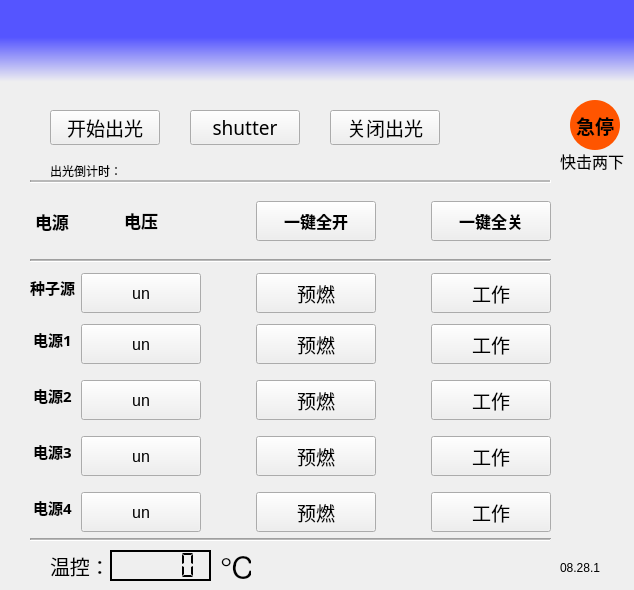
<?xml version="1.0" encoding="UTF-8"?>
<ui version="4.0">
 <class>Control</class>
 <widget class="QMainWindow" name="Control">
  <property name="windowModality">
   <enum>Qt::WindowModal</enum>
  </property>
  <property name="geometry">
   <rect>
    <x>0</x>
    <y>0</y>
    <width>634</width>
    <height>590</height>
   </rect>
  </property>
  <property name="minimumSize">
   <size>
    <width>634</width>
    <height>550</height>
   </size>
  </property>
  <property name="maximumSize">
   <size>
    <width>634</width>
    <height>650</height>
   </size>
  </property>
  <property name="windowTitle">
   <string>控制系统</string>
  </property>
  <property name="windowIcon">
   <iconset>
    <normaloff>res/logo2.jpg</normaloff>res/logo2.jpg</iconset>
  </property>
  <property name="windowOpacity">
   <double>1.000000000000000</double>
  </property>
  <property name="styleSheet">
   <string notr="true">QPushButton:checked{background-color:rgb(0,255,0);border:groove}</string>
  </property>
  <property name="toolButtonStyle">
   <enum>Qt::ToolButtonIconOnly</enum>
  </property>
  <property name="tabShape">
   <enum>QTabWidget::Triangular</enum>
  </property>
  <widget class="QWidget" name="centralwidget">
   <property name="sizePolicy">
    <sizepolicy hsizetype="Expanding" vsizetype="Expanding">
     <horstretch>0</horstretch>
     <verstretch>0</verstretch>
    </sizepolicy>
   </property>
   <widget class="QLabel" name="label">
    <property name="geometry">
     <rect>
      <x>0</x>
      <y>0</y>
      <width>1121</width>
      <height>82</height>
     </rect>
    </property>
    <property name="sizePolicy">
     <sizepolicy hsizetype="Expanding" vsizetype="Maximum">
      <horstretch>0</horstretch>
      <verstretch>0</verstretch>
     </sizepolicy>
    </property>
    <property name="maximumSize">
     <size>
      <width>16777215</width>
      <height>82</height>
     </size>
    </property>
    <property name="styleSheet">
     <string notr="true">background-color:
qlineargradient(spread:pad, x1:1, y1:0.455, x2:1, y2:1, stop:0 rgba(85, 85, 255, 255), stop:1 rgba(240, 240, 240, 255))</string>
    </property>
    <property name="text">
     <string/>
    </property>
    <property name="pixmap">
     <pixmap>res/logo2019.png</pixmap>
    </property>
    <property name="margin">
     <number>1</number>
    </property>
   </widget>
   <widget class="QWidget" name="dianyuanbufen" native="true">
    <property name="geometry">
     <rect>
      <x>30</x>
      <y>180</y>
      <width>521</width>
      <height>361</height>
     </rect>
    </property>
    <property name="sizePolicy">
     <sizepolicy hsizetype="Expanding" vsizetype="Expanding">
      <horstretch>0</horstretch>
      <verstretch>0</verstretch>
     </sizepolicy>
    </property>
    <property name="styleSheet">
     <string notr="true">QPushButton:checked{background-color:rgb(0, 255, 0);border:groove}</string>
    </property>
    <layout class="QGridLayout" name="guochan">
     <item row="7" column="3">
      <widget class="QPushButton" name="pre4">
       <property name="sizePolicy">
        <sizepolicy hsizetype="Minimum" vsizetype="Minimum">
         <horstretch>0</horstretch>
         <verstretch>0</verstretch>
        </sizepolicy>
       </property>
       <property name="minimumSize">
        <size>
         <width>120</width>
         <height>40</height>
        </size>
       </property>
       <property name="maximumSize">
        <size>
         <width>100</width>
         <height>30</height>
        </size>
       </property>
       <property name="font">
        <font>
         <family>新宋体</family>
         <pointsize>14</pointsize>
         <weight>50</weight>
         <bold>false</bold>
        </font>
       </property>
       <property name="styleSheet">
        <string notr="true"/>
       </property>
       <property name="text">
        <string>预燃</string>
       </property>
       <property name="checkable">
        <bool>true</bool>
       </property>
       <property name="checked">
        <bool>false</bool>
       </property>
      </widget>
     </item>
     <item row="7" column="0" alignment="Qt::AlignHCenter">
      <widget class="QLabel" name="pw4_test">
       <property name="sizePolicy">
        <sizepolicy hsizetype="Fixed" vsizetype="Minimum">
         <horstretch>0</horstretch>
         <verstretch>0</verstretch>
        </sizepolicy>
       </property>
       <property name="minimumSize">
        <size>
         <width>20</width>
         <height>50</height>
        </size>
       </property>
       <property name="baseSize">
        <size>
         <width>2</width>
         <height>0</height>
        </size>
       </property>
       <property name="font">
        <font>
         <family>新宋体</family>
         <pointsize>11</pointsize>
         <weight>75</weight>
         <bold>true</bold>
        </font>
       </property>
       <property name="styleSheet">
        <string notr="true"/>
       </property>
       <property name="text">
        <string>电源3</string>
       </property>
      </widget>
     </item>
     <item row="6" column="5">
      <widget class="QPushButton" name="on3">
       <property name="sizePolicy">
        <sizepolicy hsizetype="Minimum" vsizetype="Minimum">
         <horstretch>0</horstretch>
         <verstretch>0</verstretch>
        </sizepolicy>
       </property>
       <property name="minimumSize">
        <size>
         <width>120</width>
         <height>40</height>
        </size>
       </property>
       <property name="maximumSize">
        <size>
         <width>100</width>
         <height>30</height>
        </size>
       </property>
       <property name="font">
        <font>
         <family>新宋体</family>
         <pointsize>14</pointsize>
         <weight>50</weight>
         <bold>false</bold>
        </font>
       </property>
       <property name="focusPolicy">
        <enum>Qt::StrongFocus</enum>
       </property>
       <property name="styleSheet">
        <string notr="true"/>
       </property>
       <property name="text">
        <string>工作</string>
       </property>
       <property name="checkable">
        <bool>true</bool>
       </property>
      </widget>
     </item>
     <item row="5" column="0" alignment="Qt::AlignHCenter">
      <widget class="QLabel" name="pw2_test">
       <property name="sizePolicy">
        <sizepolicy hsizetype="Fixed" vsizetype="Minimum">
         <horstretch>0</horstretch>
         <verstretch>0</verstretch>
        </sizepolicy>
       </property>
       <property name="minimumSize">
        <size>
         <width>20</width>
         <height>50</height>
        </size>
       </property>
       <property name="baseSize">
        <size>
         <width>2</width>
         <height>0</height>
        </size>
       </property>
       <property name="font">
        <font>
         <family>新宋体</family>
         <pointsize>11</pointsize>
         <weight>75</weight>
         <bold>true</bold>
        </font>
       </property>
       <property name="styleSheet">
        <string notr="true"/>
       </property>
       <property name="text">
        <string>电源1</string>
       </property>
      </widget>
     </item>
     <item row="3" column="0" colspan="6">
      <widget class="Line" name="line">
       <property name="contextMenuPolicy">
        <enum>Qt::NoContextMenu</enum>
       </property>
       <property name="styleSheet">
        <string notr="true">background-color{rgb(0, 0, 0)}</string>
       </property>
       <property name="midLineWidth">
        <number>1</number>
       </property>
       <property name="orientation">
        <enum>Qt::Horizontal</enum>
       </property>
      </widget>
     </item>
     <item row="8" column="5">
      <widget class="QPushButton" name="on5">
       <property name="sizePolicy">
        <sizepolicy hsizetype="Minimum" vsizetype="Minimum">
         <horstretch>0</horstretch>
         <verstretch>0</verstretch>
        </sizepolicy>
       </property>
       <property name="minimumSize">
        <size>
         <width>120</width>
         <height>40</height>
        </size>
       </property>
       <property name="maximumSize">
        <size>
         <width>100</width>
         <height>30</height>
        </size>
       </property>
       <property name="font">
        <font>
         <family>新宋体</family>
         <pointsize>14</pointsize>
         <weight>50</weight>
         <bold>false</bold>
        </font>
       </property>
       <property name="focusPolicy">
        <enum>Qt::StrongFocus</enum>
       </property>
       <property name="styleSheet">
        <string notr="true"/>
       </property>
       <property name="text">
        <string>工作</string>
       </property>
       <property name="checkable">
        <bool>true</bool>
       </property>
      </widget>
     </item>
     <item row="7" column="5">
      <widget class="QPushButton" name="on4">
       <property name="sizePolicy">
        <sizepolicy hsizetype="Minimum" vsizetype="Minimum">
         <horstretch>0</horstretch>
         <verstretch>0</verstretch>
        </sizepolicy>
       </property>
       <property name="minimumSize">
        <size>
         <width>120</width>
         <height>40</height>
        </size>
       </property>
       <property name="maximumSize">
        <size>
         <width>100</width>
         <height>30</height>
        </size>
       </property>
       <property name="font">
        <font>
         <family>新宋体</family>
         <pointsize>14</pointsize>
         <weight>50</weight>
         <bold>false</bold>
        </font>
       </property>
       <property name="focusPolicy">
        <enum>Qt::StrongFocus</enum>
       </property>
       <property name="styleSheet">
        <string notr="true"/>
       </property>
       <property name="text">
        <string>工作</string>
       </property>
       <property name="checkable">
        <bool>true</bool>
       </property>
      </widget>
     </item>
     <item row="5" column="1">
      <widget class="QPushButton" name="pw2_v_send">
       <property name="sizePolicy">
        <sizepolicy hsizetype="Minimum" vsizetype="Minimum">
         <horstretch>0</horstretch>
         <verstretch>0</verstretch>
        </sizepolicy>
       </property>
       <property name="minimumSize">
        <size>
         <width>120</width>
         <height>40</height>
        </size>
       </property>
       <property name="maximumSize">
        <size>
         <width>100</width>
         <height>30</height>
        </size>
       </property>
       <property name="styleSheet">
        <string notr="true">QPushButton {
    font-size: 12pt;
    font-weight: normal;
    color: rgb(0, 0, 0);
}

</string>
       </property>
       <property name="text">
        <string>un</string>
       </property>
      </widget>
     </item>
     <item row="2" column="1" alignment="Qt::AlignHCenter|Qt::AlignVCenter">
      <widget class="QLabel" name="pw2_test_3">
       <property name="sizePolicy">
        <sizepolicy hsizetype="Preferred" vsizetype="Minimum">
         <horstretch>0</horstretch>
         <verstretch>0</verstretch>
        </sizepolicy>
       </property>
       <property name="minimumSize">
        <size>
         <width>15</width>
         <height>1</height>
        </size>
       </property>
       <property name="baseSize">
        <size>
         <width>2</width>
         <height>0</height>
        </size>
       </property>
       <property name="font">
        <font>
         <family>新宋体</family>
         <pointsize>13</pointsize>
         <weight>75</weight>
         <bold>true</bold>
        </font>
       </property>
       <property name="acceptDrops">
        <bool>false</bool>
       </property>
       <property name="layoutDirection">
        <enum>Qt::LeftToRight</enum>
       </property>
       <property name="styleSheet">
        <string notr="true"/>
       </property>
       <property name="text">
        <string>电压</string>
       </property>
       <property name="alignment">
        <set>Qt::AlignCenter</set>
       </property>
      </widget>
     </item>
     <item row="2" column="3" alignment="Qt::AlignHCenter|Qt::AlignVCenter">
      <widget class="QPushButton" name="on_all">
       <property name="sizePolicy">
        <sizepolicy hsizetype="Minimum" vsizetype="Minimum">
         <horstretch>0</horstretch>
         <verstretch>0</verstretch>
        </sizepolicy>
       </property>
       <property name="minimumSize">
        <size>
         <width>120</width>
         <height>40</height>
        </size>
       </property>
       <property name="maximumSize">
        <size>
         <width>100</width>
         <height>30</height>
        </size>
       </property>
       <property name="font">
        <font>
         <family>Agency FB</family>
         <pointsize>12</pointsize>
         <weight>75</weight>
         <bold>true</bold>
        </font>
       </property>
       <property name="text">
        <string>一键全开</string>
       </property>
       <property name="checkable">
        <bool>false</bool>
       </property>
      </widget>
     </item>
     <item row="5" column="5">
      <widget class="QPushButton" name="on2">
       <property name="sizePolicy">
        <sizepolicy hsizetype="Minimum" vsizetype="Minimum">
         <horstretch>0</horstretch>
         <verstretch>0</verstretch>
        </sizepolicy>
       </property>
       <property name="minimumSize">
        <size>
         <width>120</width>
         <height>40</height>
        </size>
       </property>
       <property name="maximumSize">
        <size>
         <width>100</width>
         <height>30</height>
        </size>
       </property>
       <property name="font">
        <font>
         <family>新宋体</family>
         <pointsize>14</pointsize>
         <weight>50</weight>
         <bold>false</bold>
        </font>
       </property>
       <property name="focusPolicy">
        <enum>Qt::StrongFocus</enum>
       </property>
       <property name="styleSheet">
        <string notr="true"/>
       </property>
       <property name="text">
        <string>工作</string>
       </property>
       <property name="checkable">
        <bool>true</bool>
       </property>
      </widget>
     </item>
     <item row="4" column="1">
      <widget class="QPushButton" name="pw1_v_send">
       <property name="sizePolicy">
        <sizepolicy hsizetype="Fixed" vsizetype="Fixed">
         <horstretch>120</horstretch>
         <verstretch>40</verstretch>
        </sizepolicy>
       </property>
       <property name="minimumSize">
        <size>
         <width>120</width>
         <height>40</height>
        </size>
       </property>
       <property name="maximumSize">
        <size>
         <width>100</width>
         <height>30</height>
        </size>
       </property>
       <property name="styleSheet">
        <string notr="true">QPushButton {
    font-size: 12pt;
    font-weight: normal;
    color: rgb(0, 0, 0);
}

</string>
       </property>
       <property name="text">
        <string>un</string>
       </property>
      </widget>
     </item>
     <item row="2" column="0" alignment="Qt::AlignHCenter|Qt::AlignVCenter">
      <widget class="QLabel" name="pw2_test_2">
       <property name="sizePolicy">
        <sizepolicy hsizetype="Fixed" vsizetype="Minimum">
         <horstretch>0</horstretch>
         <verstretch>0</verstretch>
        </sizepolicy>
       </property>
       <property name="minimumSize">
        <size>
         <width>20</width>
         <height>30</height>
        </size>
       </property>
       <property name="baseSize">
        <size>
         <width>2</width>
         <height>0</height>
        </size>
       </property>
       <property name="font">
        <font>
         <family>新宋体</family>
         <pointsize>13</pointsize>
         <weight>75</weight>
         <bold>true</bold>
        </font>
       </property>
       <property name="styleSheet">
        <string notr="true"/>
       </property>
       <property name="text">
        <string>电源</string>
       </property>
      </widget>
     </item>
     <item row="4" column="0" alignment="Qt::AlignHCenter|Qt::AlignVCenter">
      <widget class="QLabel" name="pw1_test">
       <property name="sizePolicy">
        <sizepolicy hsizetype="Fixed" vsizetype="Minimum">
         <horstretch>0</horstretch>
         <verstretch>0</verstretch>
        </sizepolicy>
       </property>
       <property name="minimumSize">
        <size>
         <width>20</width>
         <height>20</height>
        </size>
       </property>
       <property name="baseSize">
        <size>
         <width>2</width>
         <height>0</height>
        </size>
       </property>
       <property name="font">
        <font>
         <family>新宋体</family>
         <pointsize>11</pointsize>
         <weight>75</weight>
         <bold>true</bold>
        </font>
       </property>
       <property name="styleSheet">
        <string notr="true"/>
       </property>
       <property name="text">
        <string>种子源</string>
       </property>
      </widget>
     </item>
     <item row="9" column="0" colspan="6">
      <widget class="Line" name="line_3">
       <property name="midLineWidth">
        <number>1</number>
       </property>
       <property name="orientation">
        <enum>Qt::Horizontal</enum>
       </property>
      </widget>
     </item>
     <item row="6" column="0" alignment="Qt::AlignHCenter">
      <widget class="QLabel" name="pw3_test">
       <property name="sizePolicy">
        <sizepolicy hsizetype="Fixed" vsizetype="Minimum">
         <horstretch>0</horstretch>
         <verstretch>0</verstretch>
        </sizepolicy>
       </property>
       <property name="minimumSize">
        <size>
         <width>20</width>
         <height>50</height>
        </size>
       </property>
       <property name="baseSize">
        <size>
         <width>2</width>
         <height>0</height>
        </size>
       </property>
       <property name="font">
        <font>
         <family>新宋体</family>
         <pointsize>11</pointsize>
         <weight>75</weight>
         <bold>true</bold>
        </font>
       </property>
       <property name="styleSheet">
        <string notr="true"/>
       </property>
       <property name="text">
        <string>电源2</string>
       </property>
      </widget>
     </item>
     <item row="4" column="5">
      <widget class="QPushButton" name="on1">
       <property name="sizePolicy">
        <sizepolicy hsizetype="Minimum" vsizetype="Minimum">
         <horstretch>0</horstretch>
         <verstretch>0</verstretch>
        </sizepolicy>
       </property>
       <property name="minimumSize">
        <size>
         <width>120</width>
         <height>40</height>
        </size>
       </property>
       <property name="maximumSize">
        <size>
         <width>100</width>
         <height>30</height>
        </size>
       </property>
       <property name="font">
        <font>
         <family>新宋体</family>
         <pointsize>14</pointsize>
         <weight>50</weight>
         <bold>false</bold>
        </font>
       </property>
       <property name="styleSheet">
        <string notr="true"/>
       </property>
       <property name="text">
        <string>工作</string>
       </property>
       <property name="checkable">
        <bool>true</bool>
       </property>
      </widget>
     </item>
     <item row="8" column="1">
      <widget class="QPushButton" name="pw5_v_send">
       <property name="sizePolicy">
        <sizepolicy hsizetype="Minimum" vsizetype="Minimum">
         <horstretch>0</horstretch>
         <verstretch>0</verstretch>
        </sizepolicy>
       </property>
       <property name="minimumSize">
        <size>
         <width>120</width>
         <height>40</height>
        </size>
       </property>
       <property name="maximumSize">
        <size>
         <width>100</width>
         <height>30</height>
        </size>
       </property>
       <property name="styleSheet">
        <string notr="true">QPushButton {
    font-size: 12pt;
    font-weight: normal;
    color: rgb(0, 0, 0);
}

</string>
       </property>
       <property name="text">
        <string>un</string>
       </property>
      </widget>
     </item>
     <item row="7" column="1">
      <widget class="QPushButton" name="pw4_v_send">
       <property name="sizePolicy">
        <sizepolicy hsizetype="Minimum" vsizetype="Minimum">
         <horstretch>0</horstretch>
         <verstretch>0</verstretch>
        </sizepolicy>
       </property>
       <property name="minimumSize">
        <size>
         <width>120</width>
         <height>40</height>
        </size>
       </property>
       <property name="maximumSize">
        <size>
         <width>100</width>
         <height>30</height>
        </size>
       </property>
       <property name="styleSheet">
        <string notr="true">QPushButton {
    font-size: 12pt;
    font-weight: normal;
    color: rgb(0, 0, 0);
}

</string>
       </property>
       <property name="text">
        <string>un</string>
       </property>
      </widget>
     </item>
     <item row="6" column="1">
      <widget class="QPushButton" name="pw3_v_send">
       <property name="sizePolicy">
        <sizepolicy hsizetype="Minimum" vsizetype="Minimum">
         <horstretch>30</horstretch>
         <verstretch>0</verstretch>
        </sizepolicy>
       </property>
       <property name="minimumSize">
        <size>
         <width>120</width>
         <height>40</height>
        </size>
       </property>
       <property name="maximumSize">
        <size>
         <width>100</width>
         <height>30</height>
        </size>
       </property>
       <property name="styleSheet">
        <string notr="true">QPushButton {
    font-size: 12pt;
    font-weight: normal;
    color: rgb(0, 0, 0);
}

</string>
       </property>
       <property name="text">
        <string>un</string>
       </property>
      </widget>
     </item>
     <item row="8" column="0" alignment="Qt::AlignHCenter">
      <widget class="QLabel" name="pw4_test_2">
       <property name="sizePolicy">
        <sizepolicy hsizetype="Fixed" vsizetype="Minimum">
         <horstretch>0</horstretch>
         <verstretch>0</verstretch>
        </sizepolicy>
       </property>
       <property name="minimumSize">
        <size>
         <width>20</width>
         <height>50</height>
        </size>
       </property>
       <property name="baseSize">
        <size>
         <width>2</width>
         <height>0</height>
        </size>
       </property>
       <property name="font">
        <font>
         <family>新宋体</family>
         <pointsize>11</pointsize>
         <weight>75</weight>
         <bold>true</bold>
        </font>
       </property>
       <property name="styleSheet">
        <string notr="true"/>
       </property>
       <property name="text">
        <string>电源4</string>
       </property>
      </widget>
     </item>
     <item row="8" column="3">
      <widget class="QPushButton" name="pre5">
       <property name="sizePolicy">
        <sizepolicy hsizetype="Minimum" vsizetype="Minimum">
         <horstretch>0</horstretch>
         <verstretch>0</verstretch>
        </sizepolicy>
       </property>
       <property name="minimumSize">
        <size>
         <width>120</width>
         <height>40</height>
        </size>
       </property>
       <property name="maximumSize">
        <size>
         <width>100</width>
         <height>30</height>
        </size>
       </property>
       <property name="font">
        <font>
         <family>新宋体</family>
         <pointsize>14</pointsize>
         <weight>50</weight>
         <bold>false</bold>
        </font>
       </property>
       <property name="styleSheet">
        <string notr="true"/>
       </property>
       <property name="text">
        <string>预燃</string>
       </property>
       <property name="checkable">
        <bool>true</bool>
       </property>
       <property name="checked">
        <bool>false</bool>
       </property>
      </widget>
     </item>
     <item row="6" column="3">
      <widget class="QPushButton" name="pre3">
       <property name="sizePolicy">
        <sizepolicy hsizetype="Minimum" vsizetype="Minimum">
         <horstretch>0</horstretch>
         <verstretch>0</verstretch>
        </sizepolicy>
       </property>
       <property name="minimumSize">
        <size>
         <width>120</width>
         <height>40</height>
        </size>
       </property>
       <property name="maximumSize">
        <size>
         <width>100</width>
         <height>30</height>
        </size>
       </property>
       <property name="font">
        <font>
         <family>新宋体</family>
         <pointsize>14</pointsize>
         <weight>50</weight>
         <bold>false</bold>
        </font>
       </property>
       <property name="styleSheet">
        <string notr="true"/>
       </property>
       <property name="text">
        <string>预燃</string>
       </property>
       <property name="checkable">
        <bool>true</bool>
       </property>
      </widget>
     </item>
     <item row="0" column="0" colspan="6">
      <widget class="Line" name="line_6">
       <property name="midLineWidth">
        <number>2</number>
       </property>
       <property name="orientation">
        <enum>Qt::Horizontal</enum>
       </property>
      </widget>
     </item>
     <item row="5" column="3">
      <widget class="QPushButton" name="pre2">
       <property name="sizePolicy">
        <sizepolicy hsizetype="Minimum" vsizetype="Minimum">
         <horstretch>0</horstretch>
         <verstretch>0</verstretch>
        </sizepolicy>
       </property>
       <property name="minimumSize">
        <size>
         <width>120</width>
         <height>40</height>
        </size>
       </property>
       <property name="maximumSize">
        <size>
         <width>100</width>
         <height>30</height>
        </size>
       </property>
       <property name="font">
        <font>
         <family>新宋体</family>
         <pointsize>14</pointsize>
         <weight>50</weight>
         <bold>false</bold>
        </font>
       </property>
       <property name="styleSheet">
        <string notr="true"/>
       </property>
       <property name="text">
        <string>预燃</string>
       </property>
       <property name="checkable">
        <bool>true</bool>
       </property>
       <property name="checked">
        <bool>false</bool>
       </property>
      </widget>
     </item>
     <item row="4" column="2">
      <spacer name="horizontalSpacer">
       <property name="orientation">
        <enum>Qt::Horizontal</enum>
       </property>
       <property name="sizeType">
        <enum>QSizePolicy::Fixed</enum>
       </property>
       <property name="sizeHint" stdset="0">
        <size>
         <width>20</width>
         <height>10</height>
        </size>
       </property>
      </spacer>
     </item>
     <item row="2" column="5" alignment="Qt::AlignVCenter">
      <widget class="QPushButton" name="off_all">
       <property name="sizePolicy">
        <sizepolicy hsizetype="Minimum" vsizetype="Minimum">
         <horstretch>0</horstretch>
         <verstretch>0</verstretch>
        </sizepolicy>
       </property>
       <property name="minimumSize">
        <size>
         <width>120</width>
         <height>40</height>
        </size>
       </property>
       <property name="maximumSize">
        <size>
         <width>100</width>
         <height>30</height>
        </size>
       </property>
       <property name="font">
        <font>
         <family>Agency FB</family>
         <pointsize>12</pointsize>
         <weight>75</weight>
         <bold>true</bold>
        </font>
       </property>
       <property name="text">
        <string>一键全关</string>
       </property>
      </widget>
     </item>
     <item row="4" column="3">
      <widget class="QPushButton" name="pre1">
       <property name="sizePolicy">
        <sizepolicy hsizetype="Minimum" vsizetype="Minimum">
         <horstretch>0</horstretch>
         <verstretch>0</verstretch>
        </sizepolicy>
       </property>
       <property name="minimumSize">
        <size>
         <width>120</width>
         <height>40</height>
        </size>
       </property>
       <property name="maximumSize">
        <size>
         <width>100</width>
         <height>30</height>
        </size>
       </property>
       <property name="font">
        <font>
         <family>新宋体</family>
         <pointsize>14</pointsize>
         <weight>50</weight>
         <bold>false</bold>
        </font>
       </property>
       <property name="styleSheet">
        <string notr="true"/>
       </property>
       <property name="text">
        <string>预燃</string>
       </property>
       <property name="checkable">
        <bool>true</bool>
       </property>
       <property name="checked">
        <bool>false</bool>
       </property>
       <property name="autoDefault">
        <bool>false</bool>
       </property>
       <property name="default">
        <bool>false</bool>
       </property>
       <property name="flat">
        <bool>false</bool>
       </property>
      </widget>
     </item>
     <item row="4" column="4">
      <spacer name="horizontalSpacer_2">
       <property name="orientation">
        <enum>Qt::Horizontal</enum>
       </property>
       <property name="sizeType">
        <enum>QSizePolicy::Fixed</enum>
       </property>
       <property name="sizeHint" stdset="0">
        <size>
         <width>20</width>
         <height>10</height>
        </size>
       </property>
      </spacer>
     </item>
    </layout>
   </widget>
   <widget class="QLCDNumber" name="lcdNumber">
    <property name="geometry">
     <rect>
      <x>110</x>
      <y>550</y>
      <width>101</width>
      <height>31</height>
     </rect>
    </property>
    <property name="font">
     <font>
      <pointsize>10</pointsize>
      <weight>75</weight>
      <bold>true</bold>
     </font>
    </property>
    <property name="frameShape">
     <enum>QFrame::Box</enum>
    </property>
    <property name="frameShadow">
     <enum>QFrame::Plain</enum>
    </property>
    <property name="lineWidth">
     <number>2</number>
    </property>
    <property name="midLineWidth">
     <number>0</number>
    </property>
    <property name="smallDecimalPoint">
     <bool>false</bool>
    </property>
    <property name="digitCount">
     <number>5</number>
    </property>
    <property name="segmentStyle">
     <enum>QLCDNumber::Flat</enum>
    </property>
    <property name="value" stdset="0">
     <double>0.000000000000000</double>
    </property>
    <property name="intValue" stdset="0">
     <number>0</number>
    </property>
   </widget>
   <widget class="QLabel" name="label_2">
    <property name="geometry">
     <rect>
      <x>50</x>
      <y>550</y>
      <width>84</width>
      <height>31</height>
     </rect>
    </property>
    <property name="font">
     <font>
      <pointsize>15</pointsize>
     </font>
    </property>
    <property name="text">
     <string>温控：</string>
    </property>
   </widget>
   <widget class="QLabel" name="label_3">
    <property name="geometry">
     <rect>
      <x>220</x>
      <y>550</y>
      <width>31</width>
      <height>31</height>
     </rect>
    </property>
    <property name="font">
     <font>
      <pointsize>23</pointsize>
     </font>
    </property>
    <property name="text">
     <string>℃</string>
    </property>
   </widget>
   <widget class="QLabel" name="label_4">
    <property name="geometry">
     <rect>
      <x>560</x>
      <y>560</y>
      <width>72</width>
      <height>15</height>
     </rect>
    </property>
    <property name="text">
     <string>08.28.1</string>
    </property>
   </widget>
   <widget class="QPushButton" name="start_laser">
    <property name="geometry">
     <rect>
      <x>50</x>
      <y>110</y>
      <width>110</width>
      <height>35</height>
     </rect>
    </property>
    <property name="sizePolicy">
     <sizepolicy hsizetype="Minimum" vsizetype="Minimum">
      <horstretch>0</horstretch>
      <verstretch>0</verstretch>
     </sizepolicy>
    </property>
    <property name="minimumSize">
     <size>
      <width>110</width>
      <height>35</height>
     </size>
    </property>
    <property name="maximumSize">
     <size>
      <width>110</width>
      <height>35</height>
     </size>
    </property>
    <property name="font">
     <font>
      <family>新宋体</family>
      <pointsize>14</pointsize>
      <weight>50</weight>
      <bold>false</bold>
     </font>
    </property>
    <property name="styleSheet">
     <string notr="true"/>
    </property>
    <property name="text">
     <string>开始出光</string>
    </property>
    <property name="checkable">
     <bool>false</bool>
    </property>
    <property name="checked">
     <bool>false</bool>
    </property>
   </widget>
   <widget class="QPushButton" name="close_laser">
    <property name="geometry">
     <rect>
      <x>330</x>
      <y>110</y>
      <width>110</width>
      <height>35</height>
     </rect>
    </property>
    <property name="sizePolicy">
     <sizepolicy hsizetype="Minimum" vsizetype="Minimum">
      <horstretch>0</horstretch>
      <verstretch>0</verstretch>
     </sizepolicy>
    </property>
    <property name="minimumSize">
     <size>
      <width>110</width>
      <height>35</height>
     </size>
    </property>
    <property name="maximumSize">
     <size>
      <width>110</width>
      <height>35</height>
     </size>
    </property>
    <property name="font">
     <font>
      <family>新宋体</family>
      <pointsize>14</pointsize>
      <weight>50</weight>
      <bold>false</bold>
     </font>
    </property>
    <property name="styleSheet">
     <string notr="true"/>
    </property>
    <property name="text">
     <string>关闭出光</string>
    </property>
    <property name="checkable">
     <bool>false</bool>
    </property>
    <property name="checked">
     <bool>false</bool>
    </property>
   </widget>
   <widget class="QLabel" name="count_down_label">
    <property name="geometry">
     <rect>
      <x>50</x>
      <y>160</y>
      <width>81</width>
      <height>21</height>
     </rect>
    </property>
    <property name="font">
     <font>
      <pointsize>9</pointsize>
     </font>
    </property>
    <property name="text">
     <string>出光倒计时：</string>
    </property>
   </widget>
   <widget class="QLabel" name="count_down_text">
    <property name="geometry">
     <rect>
      <x>140</x>
      <y>160</y>
      <width>71</width>
      <height>21</height>
     </rect>
    </property>
    <property name="font">
     <font>
      <pointsize>9</pointsize>
     </font>
    </property>
    <property name="text">
     <string/>
    </property>
   </widget>
   <widget class="QPushButton" name="stop_emer">
    <property name="geometry">
     <rect>
      <x>570</x>
      <y>100</y>
      <width>50</width>
      <height>50</height>
     </rect>
    </property>
    <property name="sizePolicy">
     <sizepolicy hsizetype="Minimum" vsizetype="Minimum">
      <horstretch>0</horstretch>
      <verstretch>0</verstretch>
     </sizepolicy>
    </property>
    <property name="minimumSize">
     <size>
      <width>50</width>
      <height>50</height>
     </size>
    </property>
    <property name="maximumSize">
     <size>
      <width>100</width>
      <height>30</height>
     </size>
    </property>
    <property name="font">
     <font>
      <family>宋体</family>
      <pointsize>14</pointsize>
      <weight>75</weight>
      <bold>true</bold>
      <underline>false</underline>
     </font>
    </property>
    <property name="styleSheet">
     <string notr="true">QPushButton {
border-radius:25px;	
background-color:rgb(255, 85, 0);
}</string>
    </property>
    <property name="text">
     <string>急停</string>
    </property>
    <property name="checkable">
     <bool>false</bool>
    </property>
    <property name="checked">
     <bool>false</bool>
    </property>
   </widget>
   <widget class="QPushButton" name="shutter">
    <property name="geometry">
     <rect>
      <x>190</x>
      <y>110</y>
      <width>110</width>
      <height>35</height>
     </rect>
    </property>
    <property name="sizePolicy">
     <sizepolicy hsizetype="Minimum" vsizetype="Minimum">
      <horstretch>0</horstretch>
      <verstretch>0</verstretch>
     </sizepolicy>
    </property>
    <property name="minimumSize">
     <size>
      <width>110</width>
      <height>35</height>
     </size>
    </property>
    <property name="maximumSize">
     <size>
      <width>110</width>
      <height>35</height>
     </size>
    </property>
    <property name="font">
     <font>
      <family>新宋体</family>
      <pointsize>14</pointsize>
      <weight>50</weight>
      <bold>false</bold>
     </font>
    </property>
    <property name="styleSheet">
     <string notr="true">QPushButton:checked{background-color:rgb(225,225,225)}</string>
    </property>
    <property name="text">
     <string>shutter</string>
    </property>
    <property name="checkable">
     <bool>true</bool>
    </property>
   </widget>
   <widget class="QLabel" name="emer_text">
    <property name="geometry">
     <rect>
      <x>560</x>
      <y>150</y>
      <width>81</width>
      <height>21</height>
     </rect>
    </property>
    <property name="font">
     <font>
      <pointsize>12</pointsize>
     </font>
    </property>
    <property name="text">
     <string>快击两下</string>
    </property>
   </widget>
  </widget>
 </widget>
 <resources/>
 <connections/>
</ui>
